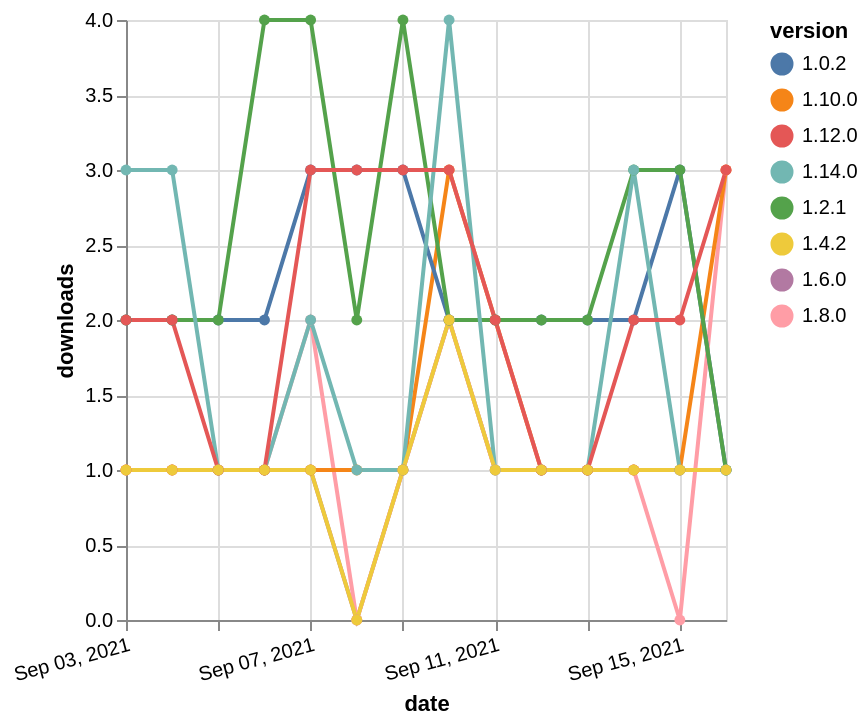

Write the Vega-Lite specification saved for this chart.
### Vega-Lite specification from a JSON file in a GitHub repository (floating-point values rounded to 4 significant figures)
{"$schema": "https://vega.github.io/schema/vega-lite/v5.json", "description": "A simple bar chart with embedded data.", "data": {"values": [{"date": "2021-09-03", "total": 242, "delta": 1, "version": "1.6.0"}, {"date": "2021-09-04", "total": 243, "delta": 1, "version": "1.6.0"}, {"date": "2021-09-05", "total": 244, "delta": 1, "version": "1.6.0"}, {"date": "2021-09-06", "total": 245, "delta": 1, "version": "1.6.0"}, {"date": "2021-09-07", "total": 246, "delta": 1, "version": "1.6.0"}, {"date": "2021-09-08", "total": 246, "delta": 0, "version": "1.6.0"}, {"date": "2021-09-09", "total": 247, "delta": 1, "version": "1.6.0"}, {"date": "2021-09-10", "total": 249, "delta": 2, "version": "1.6.0"}, {"date": "2021-09-11", "total": 250, "delta": 1, "version": "1.6.0"}, {"date": "2021-09-12", "total": 251, "delta": 1, "version": "1.6.0"}, {"date": "2021-09-13", "total": 252, "delta": 1, "version": "1.6.0"}, {"date": "2021-09-14", "total": 253, "delta": 1, "version": "1.6.0"}, {"date": "2021-09-15", "total": 254, "delta": 1, "version": "1.6.0"}, {"date": "2021-09-16", "total": 255, "delta": 1, "version": "1.6.0"}, {"date": "2021-09-03", "total": 289, "delta": 1, "version": "1.8.0"}, {"date": "2021-09-04", "total": 290, "delta": 1, "version": "1.8.0"}, {"date": "2021-09-05", "total": 291, "delta": 1, "version": "1.8.0"}, {"date": "2021-09-06", "total": 292, "delta": 1, "version": "1.8.0"}, {"date": "2021-09-07", "total": 294, "delta": 2, "version": "1.8.0"}, {"date": "2021-09-08", "total": 294, "delta": 0, "version": "1.8.0"}, {"date": "2021-09-09", "total": 295, "delta": 1, "version": "1.8.0"}, {"date": "2021-09-10", "total": 297, "delta": 2, "version": "1.8.0"}, {"date": "2021-09-11", "total": 298, "delta": 1, "version": "1.8.0"}, {"date": "2021-09-12", "total": 299, "delta": 1, "version": "1.8.0"}, {"date": "2021-09-13", "total": 300, "delta": 1, "version": "1.8.0"}, {"date": "2021-09-14", "total": 301, "delta": 1, "version": "1.8.0"}, {"date": "2021-09-15", "total": 301, "delta": 0, "version": "1.8.0"}, {"date": "2021-09-16", "total": 304, "delta": 3, "version": "1.8.0"}, {"date": "2021-09-03", "total": 238, "delta": 1, "version": "1.10.0"}, {"date": "2021-09-04", "total": 239, "delta": 1, "version": "1.10.0"}, {"date": "2021-09-05", "total": 240, "delta": 1, "version": "1.10.0"}, {"date": "2021-09-06", "total": 241, "delta": 1, "version": "1.10.0"}, {"date": "2021-09-07", "total": 242, "delta": 1, "version": "1.10.0"}, {"date": "2021-09-08", "total": 243, "delta": 1, "version": "1.10.0"}, {"date": "2021-09-09", "total": 244, "delta": 1, "version": "1.10.0"}, {"date": "2021-09-10", "total": 247, "delta": 3, "version": "1.10.0"}, {"date": "2021-09-11", "total": 249, "delta": 2, "version": "1.10.0"}, {"date": "2021-09-12", "total": 250, "delta": 1, "version": "1.10.0"}, {"date": "2021-09-13", "total": 251, "delta": 1, "version": "1.10.0"}, {"date": "2021-09-14", "total": 252, "delta": 1, "version": "1.10.0"}, {"date": "2021-09-15", "total": 253, "delta": 1, "version": "1.10.0"}, {"date": "2021-09-16", "total": 256, "delta": 3, "version": "1.10.0"}, {"date": "2021-09-03", "total": 2338, "delta": 2, "version": "1.0.2"}, {"date": "2021-09-04", "total": 2340, "delta": 2, "version": "1.0.2"}, {"date": "2021-09-05", "total": 2342, "delta": 2, "version": "1.0.2"}, {"date": "2021-09-06", "total": 2344, "delta": 2, "version": "1.0.2"}, {"date": "2021-09-07", "total": 2347, "delta": 3, "version": "1.0.2"}, {"date": "2021-09-08", "total": 2350, "delta": 3, "version": "1.0.2"}, {"date": "2021-09-09", "total": 2353, "delta": 3, "version": "1.0.2"}, {"date": "2021-09-10", "total": 2355, "delta": 2, "version": "1.0.2"}, {"date": "2021-09-11", "total": 2357, "delta": 2, "version": "1.0.2"}, {"date": "2021-09-12", "total": 2359, "delta": 2, "version": "1.0.2"}, {"date": "2021-09-13", "total": 2361, "delta": 2, "version": "1.0.2"}, {"date": "2021-09-14", "total": 2363, "delta": 2, "version": "1.0.2"}, {"date": "2021-09-15", "total": 2366, "delta": 3, "version": "1.0.2"}, {"date": "2021-09-16", "total": 2367, "delta": 1, "version": "1.0.2"}, {"date": "2021-09-03", "total": 2583, "delta": 2, "version": "1.2.1"}, {"date": "2021-09-04", "total": 2585, "delta": 2, "version": "1.2.1"}, {"date": "2021-09-05", "total": 2587, "delta": 2, "version": "1.2.1"}, {"date": "2021-09-06", "total": 2591, "delta": 4, "version": "1.2.1"}, {"date": "2021-09-07", "total": 2595, "delta": 4, "version": "1.2.1"}, {"date": "2021-09-08", "total": 2597, "delta": 2, "version": "1.2.1"}, {"date": "2021-09-09", "total": 2601, "delta": 4, "version": "1.2.1"}, {"date": "2021-09-10", "total": 2603, "delta": 2, "version": "1.2.1"}, {"date": "2021-09-11", "total": 2605, "delta": 2, "version": "1.2.1"}, {"date": "2021-09-12", "total": 2607, "delta": 2, "version": "1.2.1"}, {"date": "2021-09-13", "total": 2609, "delta": 2, "version": "1.2.1"}, {"date": "2021-09-14", "total": 2612, "delta": 3, "version": "1.2.1"}, {"date": "2021-09-15", "total": 2615, "delta": 3, "version": "1.2.1"}, {"date": "2021-09-16", "total": 2616, "delta": 1, "version": "1.2.1"}, {"date": "2021-09-03", "total": 155, "delta": 3, "version": "1.14.0"}, {"date": "2021-09-04", "total": 158, "delta": 3, "version": "1.14.0"}, {"date": "2021-09-05", "total": 159, "delta": 1, "version": "1.14.0"}, {"date": "2021-09-06", "total": 160, "delta": 1, "version": "1.14.0"}, {"date": "2021-09-07", "total": 162, "delta": 2, "version": "1.14.0"}, {"date": "2021-09-08", "total": 163, "delta": 1, "version": "1.14.0"}, {"date": "2021-09-09", "total": 164, "delta": 1, "version": "1.14.0"}, {"date": "2021-09-10", "total": 168, "delta": 4, "version": "1.14.0"}, {"date": "2021-09-11", "total": 169, "delta": 1, "version": "1.14.0"}, {"date": "2021-09-12", "total": 170, "delta": 1, "version": "1.14.0"}, {"date": "2021-09-13", "total": 171, "delta": 1, "version": "1.14.0"}, {"date": "2021-09-14", "total": 174, "delta": 3, "version": "1.14.0"}, {"date": "2021-09-15", "total": 175, "delta": 1, "version": "1.14.0"}, {"date": "2021-09-16", "total": 176, "delta": 1, "version": "1.14.0"}, {"date": "2021-09-03", "total": 388, "delta": 2, "version": "1.12.0"}, {"date": "2021-09-04", "total": 390, "delta": 2, "version": "1.12.0"}, {"date": "2021-09-05", "total": 391, "delta": 1, "version": "1.12.0"}, {"date": "2021-09-06", "total": 392, "delta": 1, "version": "1.12.0"}, {"date": "2021-09-07", "total": 395, "delta": 3, "version": "1.12.0"}, {"date": "2021-09-08", "total": 398, "delta": 3, "version": "1.12.0"}, {"date": "2021-09-09", "total": 401, "delta": 3, "version": "1.12.0"}, {"date": "2021-09-10", "total": 404, "delta": 3, "version": "1.12.0"}, {"date": "2021-09-11", "total": 406, "delta": 2, "version": "1.12.0"}, {"date": "2021-09-12", "total": 407, "delta": 1, "version": "1.12.0"}, {"date": "2021-09-13", "total": 408, "delta": 1, "version": "1.12.0"}, {"date": "2021-09-14", "total": 410, "delta": 2, "version": "1.12.0"}, {"date": "2021-09-15", "total": 412, "delta": 2, "version": "1.12.0"}, {"date": "2021-09-16", "total": 415, "delta": 3, "version": "1.12.0"}, {"date": "2021-09-03", "total": 379, "delta": 1, "version": "1.4.2"}, {"date": "2021-09-04", "total": 380, "delta": 1, "version": "1.4.2"}, {"date": "2021-09-05", "total": 381, "delta": 1, "version": "1.4.2"}, {"date": "2021-09-06", "total": 382, "delta": 1, "version": "1.4.2"}, {"date": "2021-09-07", "total": 383, "delta": 1, "version": "1.4.2"}, {"date": "2021-09-08", "total": 383, "delta": 0, "version": "1.4.2"}, {"date": "2021-09-09", "total": 384, "delta": 1, "version": "1.4.2"}, {"date": "2021-09-10", "total": 386, "delta": 2, "version": "1.4.2"}, {"date": "2021-09-11", "total": 387, "delta": 1, "version": "1.4.2"}, {"date": "2021-09-12", "total": 388, "delta": 1, "version": "1.4.2"}, {"date": "2021-09-13", "total": 389, "delta": 1, "version": "1.4.2"}, {"date": "2021-09-14", "total": 390, "delta": 1, "version": "1.4.2"}, {"date": "2021-09-15", "total": 391, "delta": 1, "version": "1.4.2"}, {"date": "2021-09-16", "total": 392, "delta": 1, "version": "1.4.2"}]}, "width": "container", "mark": {"type": "line", "point": {"filled": true}}, "encoding": {"x": {"field": "date", "type": "temporal", "timeUnit": "yearmonthdate", "title": "date", "axis": {"labelAngle": -15}}, "y": {"field": "delta", "type": "quantitative", "title": "downloads"}, "color": {"field": "version", "type": "nominal"}, "tooltip": {"field": "delta"}}}
